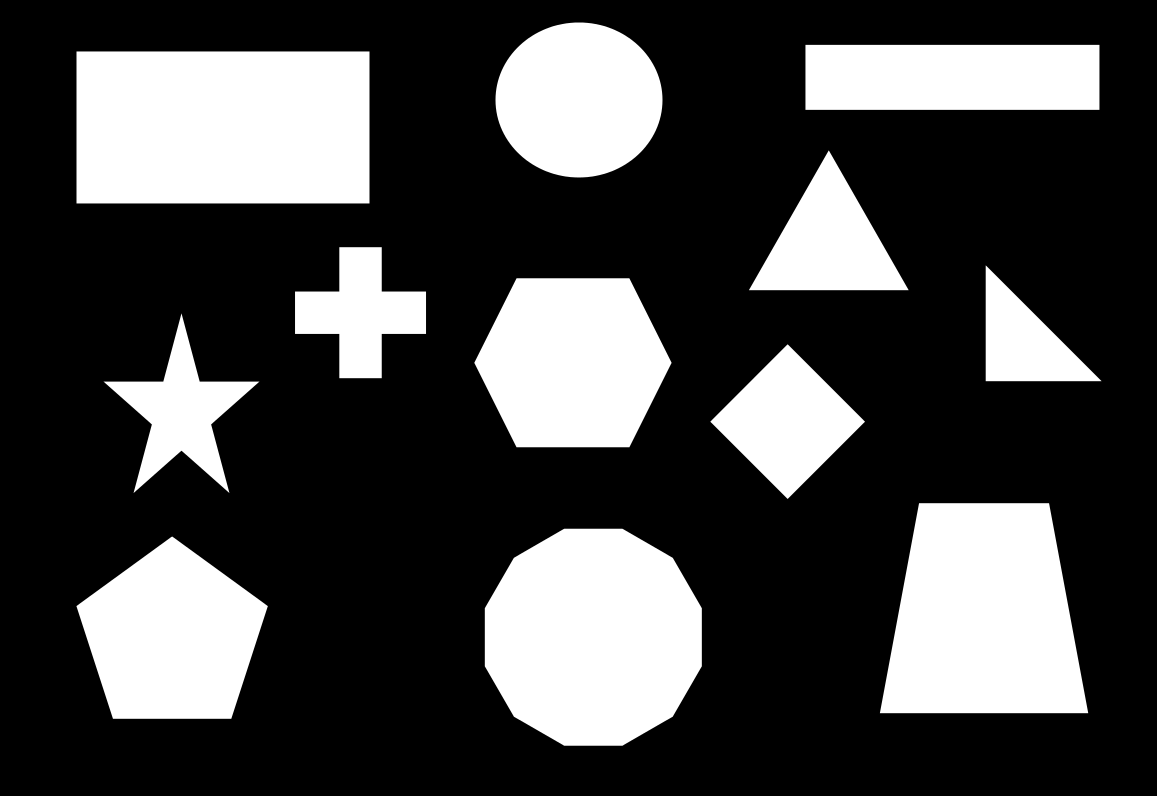
//> input picture images/shapes.png, 1157 x 796 px
$ ./03_Approx_poly   (built with g++ and OpenCV 4)
//> lines starting //> are read from the running program, lines starting //| are printed output that depends on the picture; after the words box and inside, x2 and y2 are one past the last pixel; in counts of white or black regions, pixels touching at a corner belong together
#include <iostream>
#include <opencv2/highgui/highgui.hpp>
#include <opencv2/imgproc/imgproc.hpp>

using namespace cv;
using namespace std;

int main( int argc, char** argv ) {

	// Create matrix from image
	Mat imageSrc = imread("shapes.png", CV_LOAD_IMAGE_COLOR);
//> imageSrc is the input picture: 796 rows x 1157 cols, CV_8UC3; min 0, max 255, mean 70.9

	// Create windows
	namedWindow("Source", WINDOW_AUTOSIZE);
	namedWindow("Destination", WINDOW_AUTOSIZE);

	// Destination matrix
	Mat imageDest;

	// Convert to grayscale
	cvtColor(imageSrc, imageDest, CV_BGR2GRAY);

	// Find contours
	vector<vector<Point> > contours;
	vector<Vec4i> hierarchy;
	findContours(imageDest, contours, hierarchy, CV_RETR_TREE, CV_CHAIN_APPROX_SIMPLE, Point(0, 0));
//> contours = 12 contours; largest, box (x1, y1, x2, y2) and area: (76, 51, 370, 204) 44536, (484, 528, 702, 746) 37948, (879, 503, 1089, 714) 35583, (474, 278, 672, 448) 26279, (76, 536, 268, 719) 24174

	// Draw contours
	Mat tmpImage = Mat::zeros(imageSrc.size(), imageSrc.type());
	vector<vector<Point> > approx_contours(contours.size());
//> approx_contours = 12 empty contours
	for(size_t i = 0; i< contours.size(); i++ ){

		// Enhance the contours found by reducing the number corners if possible
		approxPolyDP(Mat(contours[i]), approx_contours[i] /*don't overwrite*/, 3 /*accuracy*/, true /*closed*/);

		// Display the difference before and after using the approx method
		cout << "Without approx: " << contours[i].size() << ", with approx: " << approx_contours[i].size() << endl;

		// Draw contours
		drawContours(tmpImage, contours, i /*contours[i]*/, Scalar(rand()%256, rand()%256, rand()%256) /*color*/, 2/*thickness*/, 8/*type*/, hierarchy, 0, Point());
	}
//> this loop made 12 passes
//| Without approx: 253, with approx: 6
//| Without approx: 341, with approx: 12
//| Without approx: 160, with approx: 4
//| Without approx: 12, with approx: 4
//| Without approx: 197, with approx: 10
//| Without approx: 337, with approx: 6
//| Without approx: 5, with approx: 3
//| Without approx: 16, with approx: 12
//> (output is shown up to pass 8 of 12)
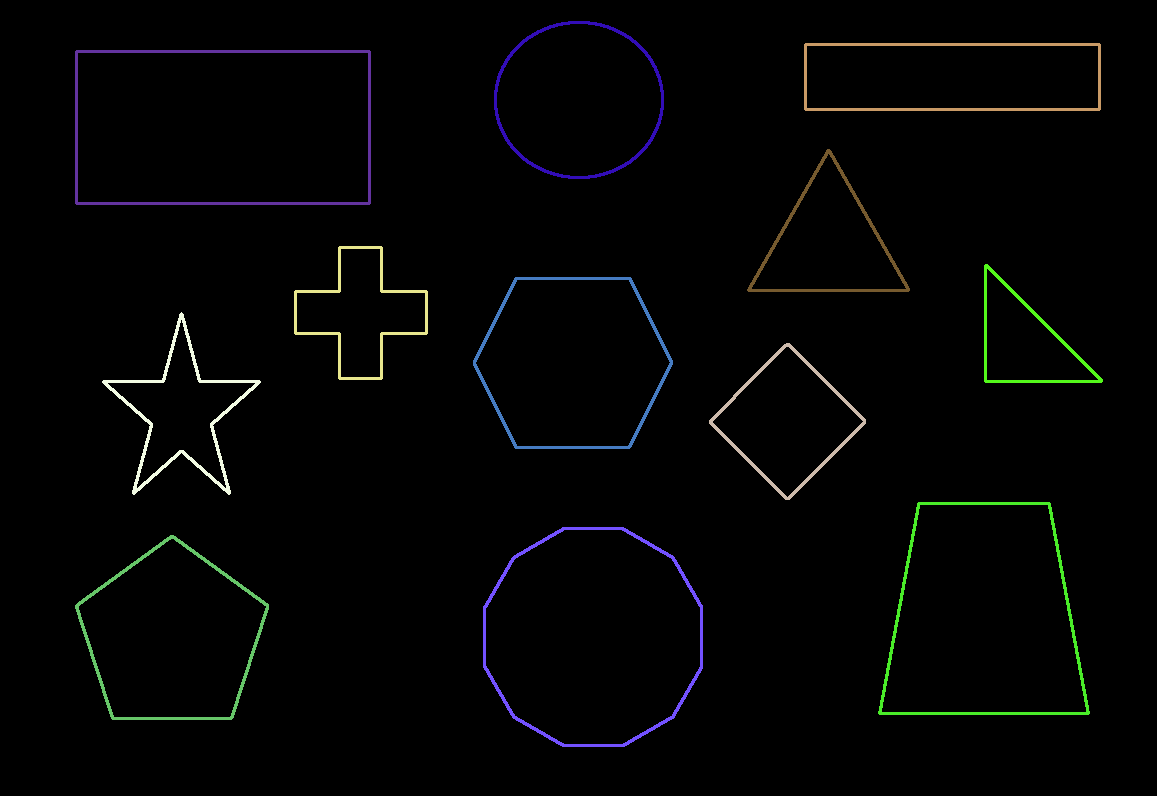
//> tmpImage: 796 rows x 1157 cols, CV_8UC3; mean B, G, R 3.7, 3.9, 3.4

	// Show images
	imshow("Source", imageSrc);
	imshow("Destination", tmpImage);

	// Wait forever
	waitKey(0);

	return 0;
}
